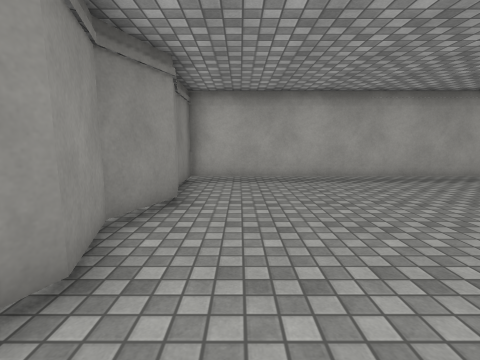
[1] (above)

12 first-person views from a walk through a Unity game level. The camera is 1.3 m above the floor, tilts 8° down and sees 85° across. The floor is counted in squares, 1 m on a side. Each view is taken from the middle of a square. On the plan, view 1 faces up. The plan holds only what a view shows up to about 13 squares ahead; the rest is blank. The place goes on beyond the plan. The player character is not drawn. Surface patterns are stand-ins for the level's own textures.

[2]
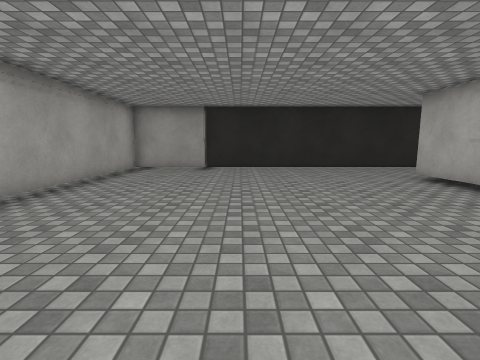

[3]
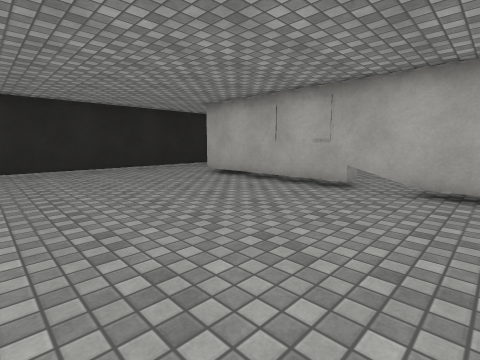

[4]
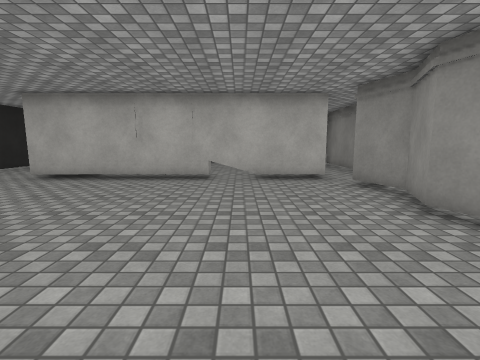

[5]
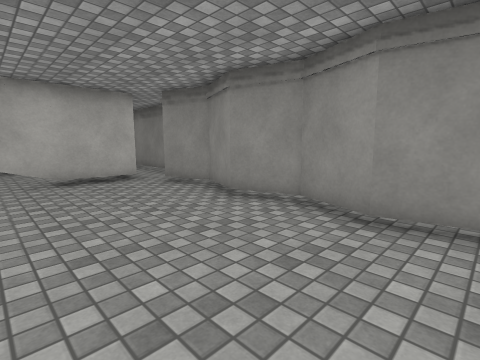

[6]
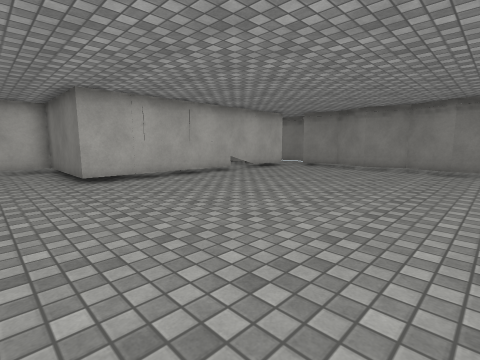

[7]
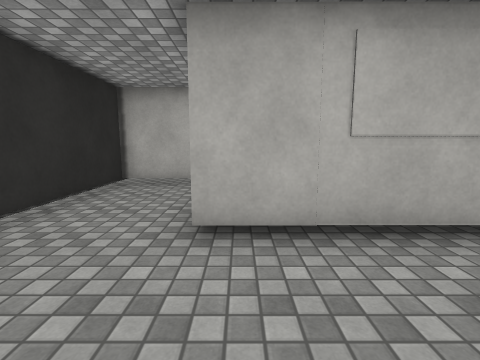

[8]
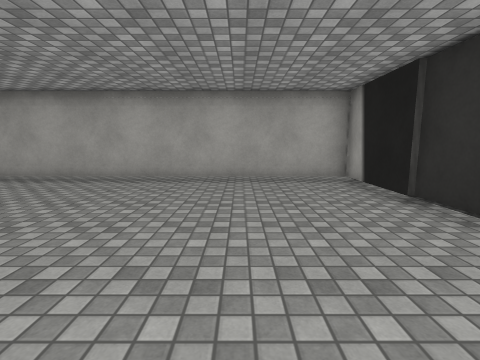

[9]
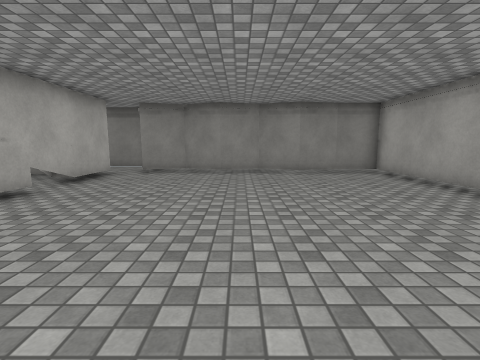

[10]
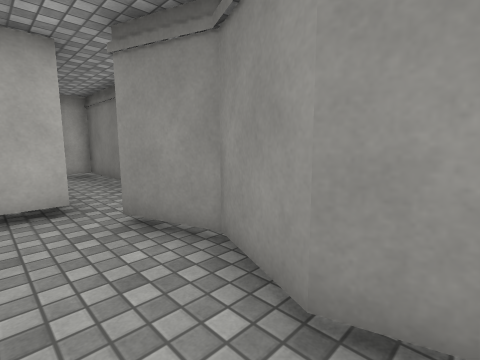

[11]
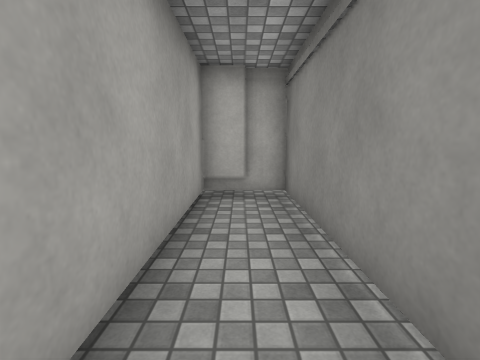

[12]
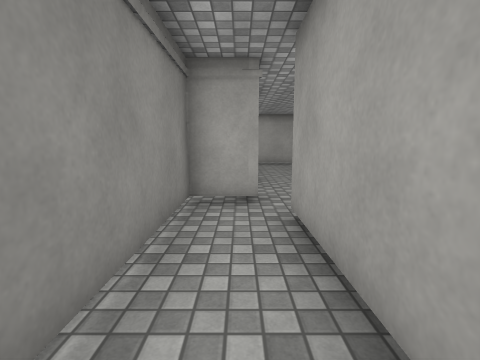

### Floor plan
Ten units are one square. View 1 is at (0, 0); x grows to the right and y downward. Boxes are objects, and circles mark ways between rooms. Rooms are numbered by the first view taken in them; rooms with no view inside come last. Other rooms are left out.
<svg viewBox="-36 -96 170 185">
<path fill="none" stroke="#000" d="M-17 -74 -14 -56 -20 -39 -15 -21 -22 -5 -16 13M-11 25 97 25 97 75 129 75 129 -91 -17 -91 -17 -72M-16 13 -31 13 -31 84 -11 84M-21 82 -11 82 -11 25"/>
<circle cx="-20" cy="20" r="3" fill="#2a7"/>
<text x="60" y="-30">1</text>
<text x="-20" y="40">2</text>
</svg>
Room 1 opens to room 2.

Where each view was taken, in squares from view 1:
view 1: 0 up, 0 right, facing up
view 2: 4 up, 0 right, facing right
view 3: 5 up, 0 right, facing down-right
view 4: 7 up, 2 right, facing down
view 5: 7 up, 3 right, facing down-left
view 6: 7 up, 12 right, facing down-left
view 7: 1 up, 9 right, facing down
view 8: 0 up, 9 right, facing up
view 9: 3 up, 10 right, facing left
view 10: 3 up, 0 right, facing down-left
view 11: 2 down, 2 left, facing down
view 12: 7 down, 2 left, facing up
